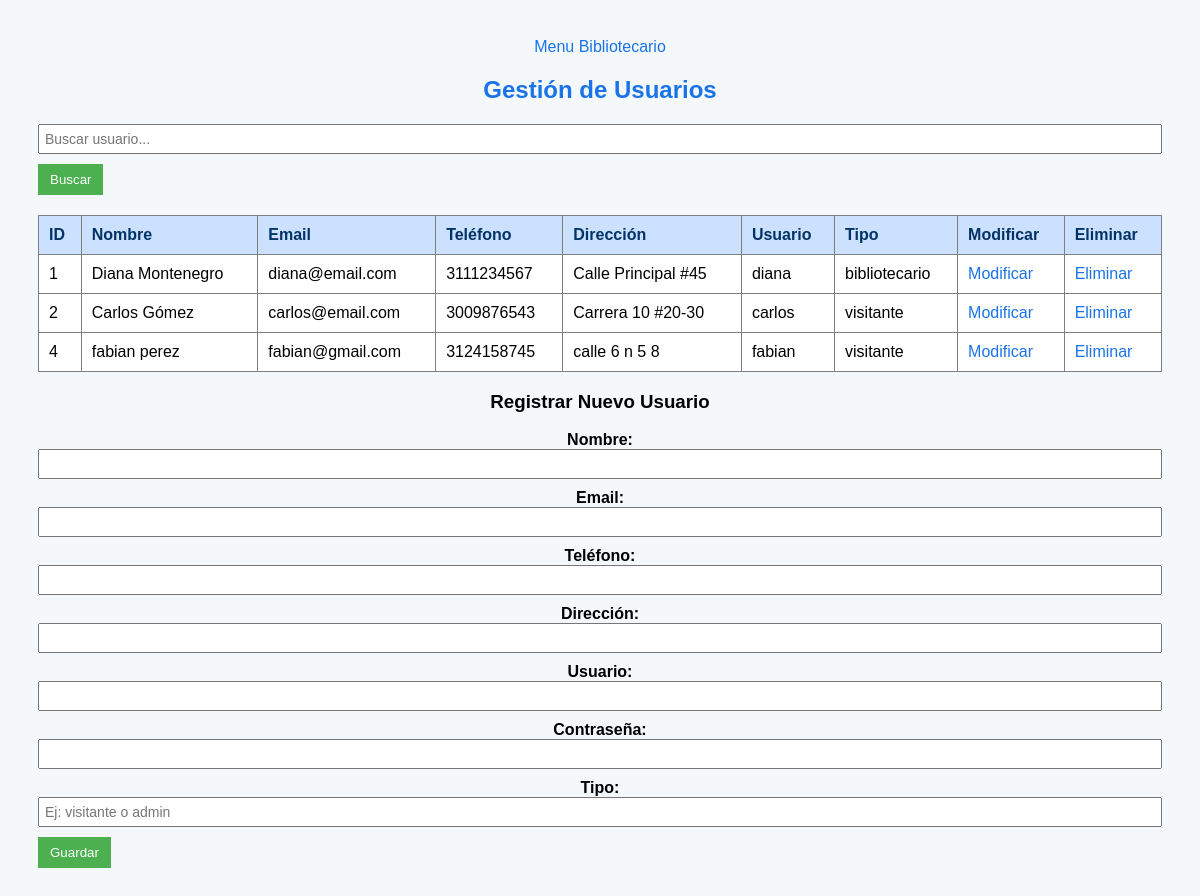
The app's page /usuarios.php with its own data.
### tables this page shows
CREATE TABLE TbUsuario (
    id_usuario INTEGER PRIMARY KEY AUTOINCREMENT,
    nombre_usuario TEXT NOT NULL,
    email_usuario TEXT NOT NULL,
    telefono_usuario TEXT,
    direccion_usuario TEXT,
    fecha_registro DATETIME DEFAULT CURRENT_TIMESTAMP,
    usuario TEXT UNIQUE NOT NULL,
    contrasena TEXT NOT NULL,
    tipo TEXT DEFAULT 'visitante' 
);

### usuarios.php (the view, shortened to what this page needs)
<?php
include 'conexion.php';
$busqueda = $_GET['buscar'] ?? '';
$sql = "SELECT * FROM TbUsuario WHERE
    nombre_usuario LIKE :buscar OR
    email_usuario LIKE :buscar OR
    usuario LIKE :buscar OR
    tipo LIKE :buscar";
$stmt = $conexion->prepare($sql);
$stmt->execute(['buscar' => "%$busqueda%"]);
$usuarios = $stmt->fetchAll(PDO::FETCH_ASSOC);
?>
<!DOCTYPE html>
<html lang="es">
<head>
    <link rel="stylesheet" href="../css/styles_autor.css">
</head>
<body>
<div class="container">
    <div class="butoneria">
        <a href="menu_bibliotecario.php" class="menu-button">Menu Bibliotecario</a>
    </div>
</div>
<div class="container">
    <h2>Gestión de Usuarios</h2>
    <form method="get">
        <input type="text" name="buscar" placeholder="Buscar usuario..." value="<?= htmlspecialchars($busqueda) ?>">
        <button type="submit">Buscar</button>
    </form>
    <table>
        <thead>
            <tr>
                <th>ID</th>
                <th>Nombre</th>
                <th>Email</th>
                <th>Teléfono</th>
                <th>Dirección</th>
                <th>Usuario</th>
                <th>Tipo</th>
                <th>Modificar</th>
                <th>Eliminar</th>
            </tr>
        </thead>
        <tbody>
            <?php if ($usuarios): ?>
                <?php foreach ($usuarios as $usuario): ?>
                <tr>
                    <td><?= htmlspecialchars($usuario['id_usuario']) ?></td>
                    <td><?= htmlspecialchars($usuario['nombre_usuario']) ?></td>
                    <td><?= htmlspecialchars($usuario['email_usuario']) ?></td>
                    <td><?= htmlspecialchars($usuario['telefono_usuario']) ?></td>
                    <td><?= htmlspecialchars($usuario['direccion_usuario']) ?></td>
                    <td><?= htmlspecialchars($usuario['usuario']) ?></td>
                    <td><?= htmlspecialchars($usuario['tipo']) ?></td>
                    <td><a href="modificar_usuario.php?id=<?= urlencode($usuario['id_usuario']) ?>">Modificar</a></td>
                    <td><a href="eliminar_usuario.php?id=<?= urlencode($usuario['id_usuario']) ?>" onclick="return confirm('¿Eliminar este usuario?')">Eliminar</a></td>
                </tr>
                <?php endforeach; ?>
            <?php else: ?>
                <tr><td colspan="9">No se encontraron usuarios.</td></tr>
            <?php endif; ?>
        </tbody>
    </table>
    <h3>Registrar Nuevo Usuario</h3>
    <form action="guardar_usuario.php" method="post">
        <label>Nombre:
            <input type="text" name="nombre_usuario" required>
        </label>
        <label>Email:
            <input type="email" name="email_usuario" required>
        </label>
        <label>Teléfono:
            <input type="text" name="telefono_usuario">
        </label>
        <label>Dirección:
            <input type="text" name="direccion_usuario">
        </label>
        <label>Usuario:
            <input type="text" name="usuario" required>
        </label>
        <label>Contraseña:
            <input type="password" name="contrasena" required>
        </label>
        <label>Tipo:
            <input type="text" name="tipo" placeholder="Ej: visitante o admin" required>
        </label>
        <button type="submit">Guardar</button>
    </form>
</div>
</body>
</html>

### css/styles_autor.css (style rules this page uses)
body { font-family: Arial, sans-serif; background: #f4f8fb; text-align: center; padding: 30px; }
h2 { color: #1a73e8; margin-bottom: 20px; }
table { width: 100%; border-collapse: collapse; margin-top: 10px; background-color: white; }
th, td { padding: 12px; border-bottom: 1px solid #ddd; }
th { background-color: #cce0ff; color: #003366; }
a { text-decoration: none; color: #1a73e8; }
form { display: flex; flex-direction: column; gap: 10px; margin-top: 15px; }
label { display: flex; flex-direction: column; font-weight: bold; }
input { padding: 5px; font-size: 14px; }
button { width: fit-content; padding: 8px 12px; background-color: #4CAF50; color: white; border: none; cursor: pointer; }
table { margin-top: 20px; width: 100%; border-collapse: collapse; }
table, th, td { border: 1px solid gray; }
th, td { padding: 10px; text-align: left; }

### records on screen
tbusuario: id_usuario "1", nombre_usuario "Diana Montenegro", email_usuario "diana@email.com", telefono_usuario "3111234567", direccion_usuario "Calle Principal #45", usuario "diana", tipo "bibliotecario"
tbusuario: id_usuario "2", nombre_usuario "Carlos Gómez", email_usuario "carlos@email.com", telefono_usuario "3009876543", direccion_usuario "Carrera 10 #20-30", usuario "carlos", tipo "visitante"
tbusuario: id_usuario "4", nombre_usuario "fabian perez", email_usuario "fabian@gmail.com", telefono_usuario "3124158745", direccion_usuario "calle 6 n 5 8", usuario "fabian", tipo "visitante"
